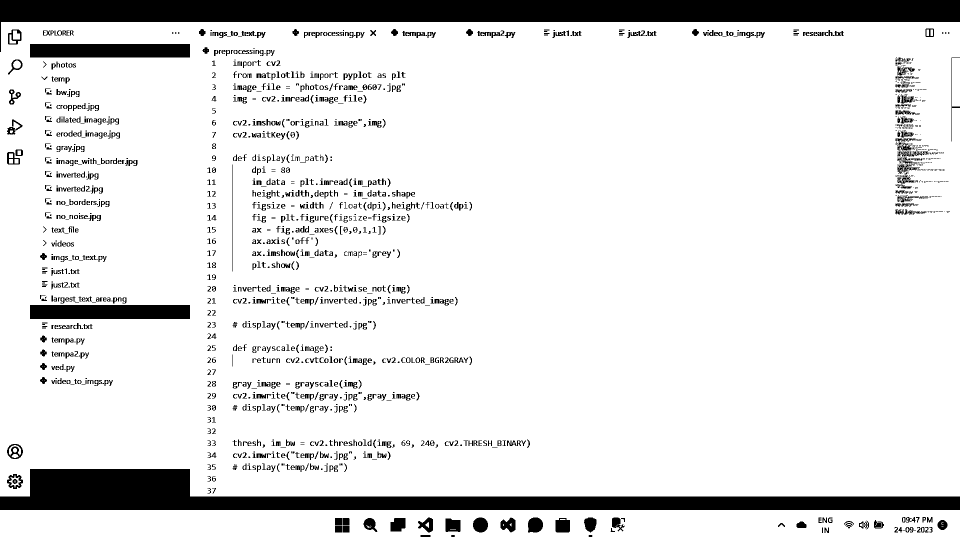
#> input picture temp/test1.png, 1920 x 1080 px (shown at 1/2 size)
$ python tempa2.py
#> lines starting #> are read from the running program, lines starting #| are printed output that depends on the picture; after the words box and inside, x2 and y2 are one past the last pixel; in counts of white or black regions, pixels touching at a corner belong together
# import pytesseract
import cv2
import math
image = cv2.imread("temp/test1.png")
#> image is the input picture: shape (1080, 1920, 3); values 15 (black) and 255 (white), 88.5% white; 1702 black regions (594 under 20 px), largest, box (x1, y1, x2, y2) and area: (0, 0, 1920, 104) 84600, (0, 938, 1920, 1020) 69440, (60, 610, 380, 638) 8960
height, width, _ = image.shape
#> height = 1080; width = 1920
base_image = image.copy()
gray = cv2.cvtColor(image, cv2.COLOR_BGR2GRAY)
cv2.imwrite("temp/index2.png",gray)
blur = cv2.GaussianBlur(gray, (7,7),0)
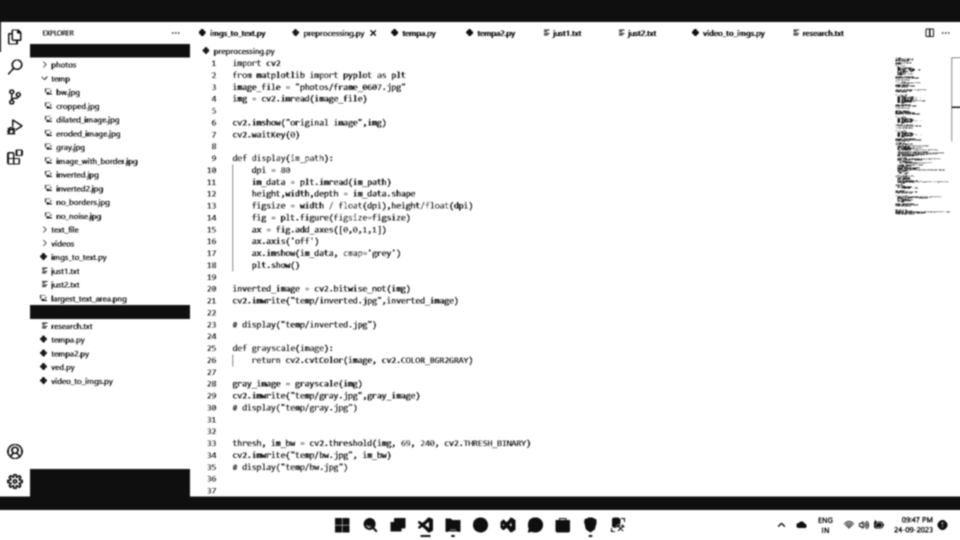
#> blur: shape (1080, 1920) (shown at 1/2 size); min 15, max 255, mean 227.5
cv2.imwrite("temp/index3.png",blur)
thresh = cv2.threshold(blur, 0, 255,cv2.THRESH_BINARY_INV + cv2.THRESH_OTSU)[1]
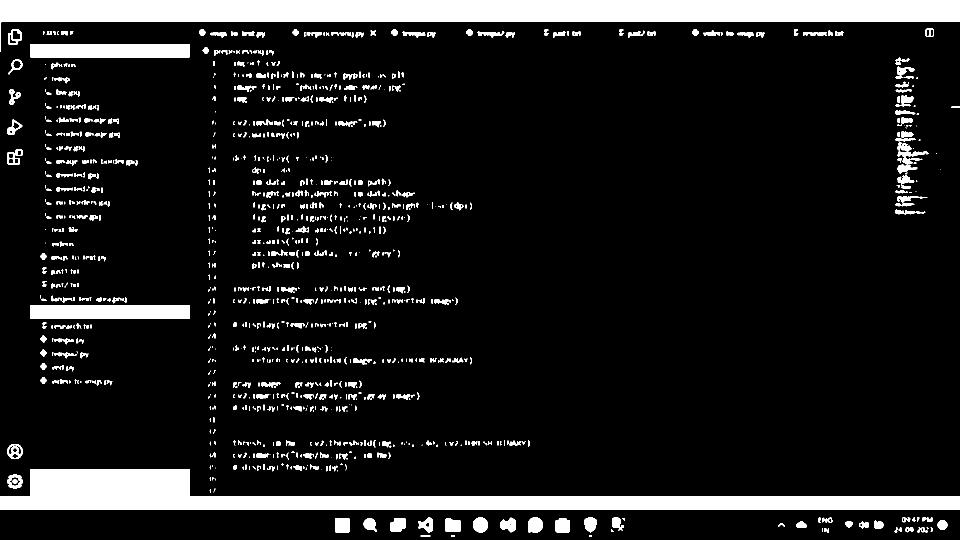
#> thresh: shape (1080, 1920) (shown at 1/2 size); 11% white; 1186 white regions (475 under 20 px), largest, box (x1, y1, x2, y2) and area: (0, 0, 1920, 104) 84600, (0, 938, 1920, 1020) 69440, (60, 610, 380, 638) 8956
cv2.imwrite("temp/index4.png",thresh)
kernal = cv2.getStructuringElement(cv2.MORPH_RECT,(20,18))
cv2.imwrite("temp/index5.png",kernal)
dilate = cv2.dilate(thresh, kernal, iterations=1)
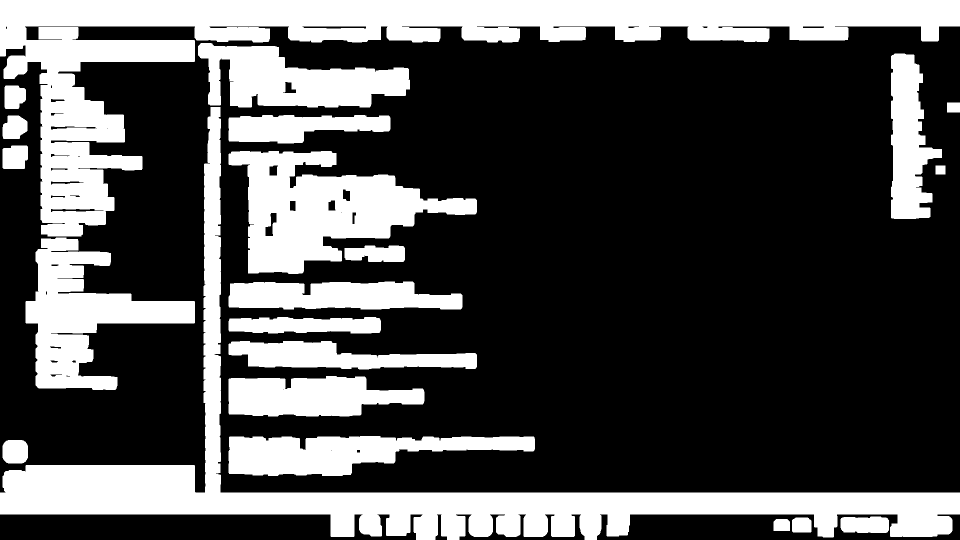
#> dilate: shape (1080, 1920) (shown at 1/2 size); 31% white; 22 white regions
cv2.imwrite("temp/index6.png",dilate)
cnts = cv2.findContours(dilate, cv2.RETR_EXTERNAL, cv2.CHAIN_APPROX_SIMPLE)
#> cnts = 22 contours; largest, box (x1, y1, x2, y2) and area: (0, 0, 1920, 473) 191657, (0, 214, 1920, 1080) 155389, (457, 302, 954, 548) 60278, (51, 475, 390, 780) 42930, (396, 86, 820, 215) 33036
cnts = cnts[0] if len(cnts) == 2 else cnts[1]
cnts = sorted(cnts, key=lambda x: cv2.boundingRect(x)[0])
i = 0
x_value=[]
x_values=[]
y_value=[]
y_extra=[]
w_value=[]
for c in cnts:
    x,y,w,h = cv2.boundingRect(c)
    x_value.append(x)
    x_values.append(x)
    y_value.append(y)
    y_extra.append(y)
    w_value.append(w)
#> this loop made 22 passes
#> (x, y, w, h) on passes 1 to 12: (0, 214, 1920, 866), (0, 0, 1920, 473), (5, 880, 51, 47), (5, 291, 51, 47), (5, 231, 50, 47), (9, 171, 43, 47), (51, 475, 339, 305), (396, 86, 424, 129), (457, 872, 613, 80), (457, 752, 392, 81), (457, 682, 497, 57), (457, 634, 305, 33)
#> (c, x, y, w, h) on passes 21 to 22: ([[1871, 331], [1871, 348], [1890, 348], [1890, 331]], 1871, 331, 20, 18), ([[1894, 205], [1894, 224], [1919, 224], [1919, 205]], 1894, 205, 26, 20)
#> after the loop, w_value = [1920, 1920, 51, 51, 50, 43, 339, 424, 613, 392, 497, 305, 468, 497, 324, 121, 33, 39, 97, 102, 20, 26]; x_value = [0, 0, 5, 5, 5, 9, 51, 396, 457, 457, 457, 457, 457, 457, 457, 689, 1547, 1584, 1681, 1782, 1871, 1894]; x_values has the same summary as x_value; y_extra = [214, 0, 880, 291, 231, 171, 475, 86, 872, 752, 682, 634, 563, 302, 230, 491, 1038, 1035, 1033, 107, 331, 205]; y_value has the same summary as y_extra

x_values.sort()
y_value.sort()
w_value.sort()
print(x_values)
#| [0, 0, 5, 5, 5, 9, 51, 396, 457, 457, 457, 457, 457, 457, 457, 689, 1547, 1584, 1681, 1782, 1871, 1894]
print(f"y: {y_value}")
#| y: [0, 86, 107, 171, 205, 214, 230, 231, 291, 302, 331, 475, 491, 563, 634, 682, 752, 872, 880, 1033, 1035, 1038]
print(f"w: {w_value}")
#| w: [20, 26, 33, 39, 43, 50, 51, 51, 97, 102, 121, 305, 324, 339, 392, 424, 468, 497, 497, 613, 1920, 1920]
best = []

for k in x_values:
    if k > (x_values[math.ceil((len(x_values)/2))]-100) and k < (x_values[math.ceil((len(x_values)/2))]+300):
        best.append(k)
#> this loop made 22 passes
#> k on passes 2, 3, 4, 6, 7, 8, 9, 10, 11, 12, 13, 14: 0, 5, 5, 9, 51, 396, 457, 457, 457, 457, 457, 457
#> after the loop, best = [396, 457, 457, 457, 457, 457, 457, 457, 689]

x_subtitute = min(best)
#> x_subtitute = 396
y_subtitute = y_value[1]
#> y_subtitute = 86
width_best = []

for j in range(len(x_values)):
    # print(f"{k} , {j}")
    if y_extra[j] < 200  and x_values[j] > (max(x_values)-350):
        width_best.append(x_values[j])
#> this loop made 22 passes
#> after the loop, width_best = [1782]

print(width_best)
#| [1782]
# [14 lines of commented-out code are left out]
w = min(width_best)
#> w = 1782
x = x_subtitute
#> x = 396
y = y_subtitute
#> y = 86
h = height-y-80
#> h = 914
roi = image[y:y+h, x:x+h]
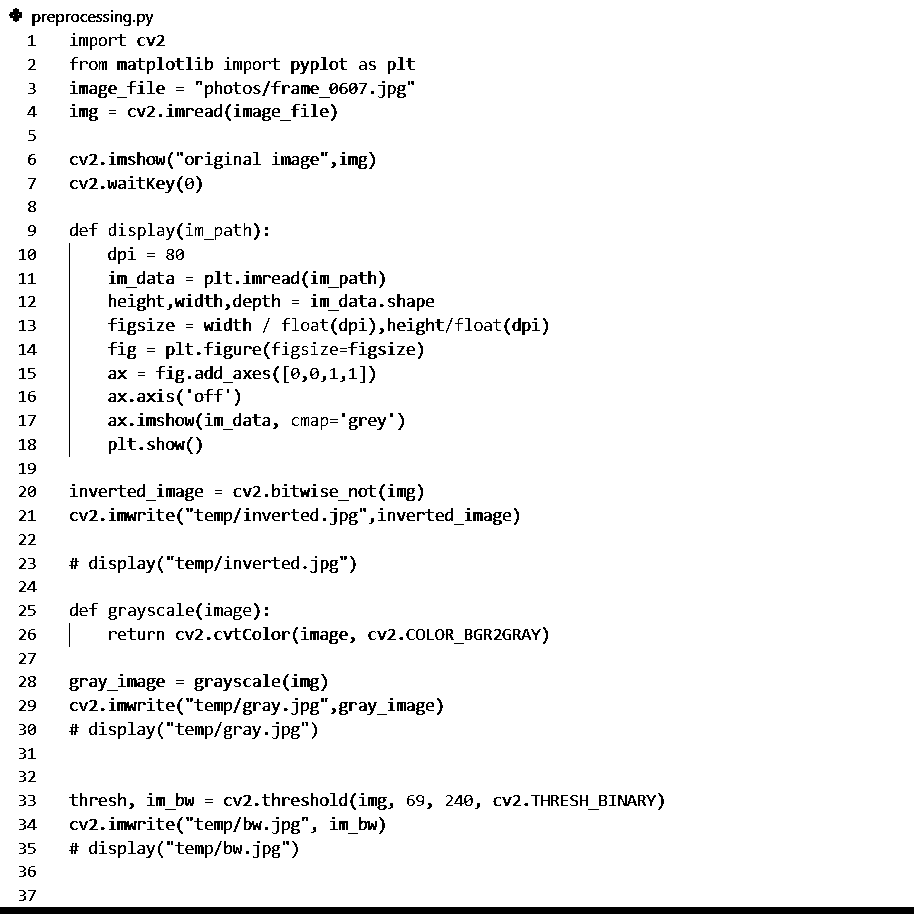
#> roi: shape (914, 914, 3); values 15 (black) and 255 (white), 95.2% white; 919 black regions (201 under 20 px), largest, box (x1, y1, x2, y2) and area: (0, 907, 914, 914) 6398, (69, 243, 70, 457) 214, (348, 156, 367, 169) 142
cv2.imwrite("temp/index7.png",roi)
cv2.rectangle(base_image,(x,y),(w,y+h),(0,255,0),2)
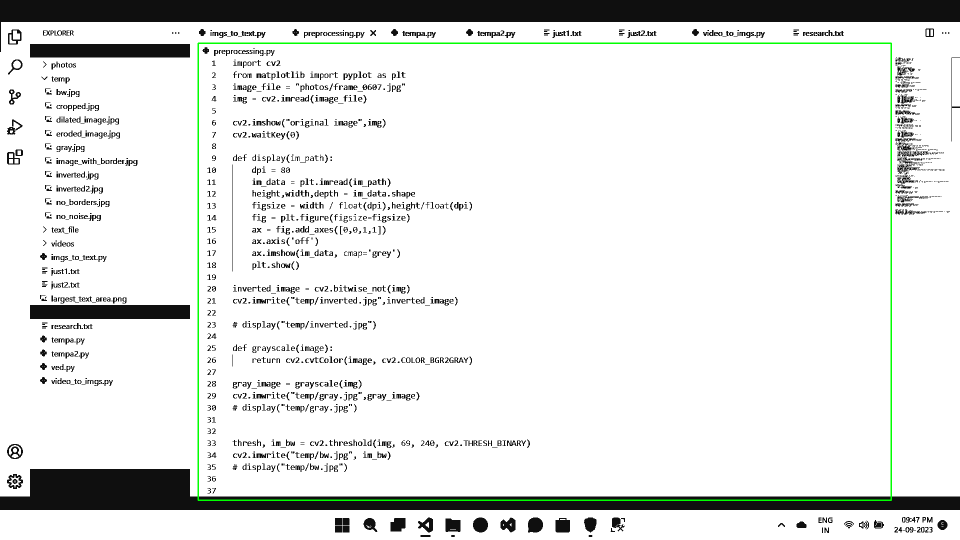
#> base_image: shape (1080, 1920, 3) (shown at 1/2 size); 0.67% of pixels changed, all inside (x1, y1, x2, y2) = (395, 85, 1784, 1002)
cv2.imwrite("temp/index8.png",base_image)

$ run again, with temp/inverted2.png copied over temp/test1.png
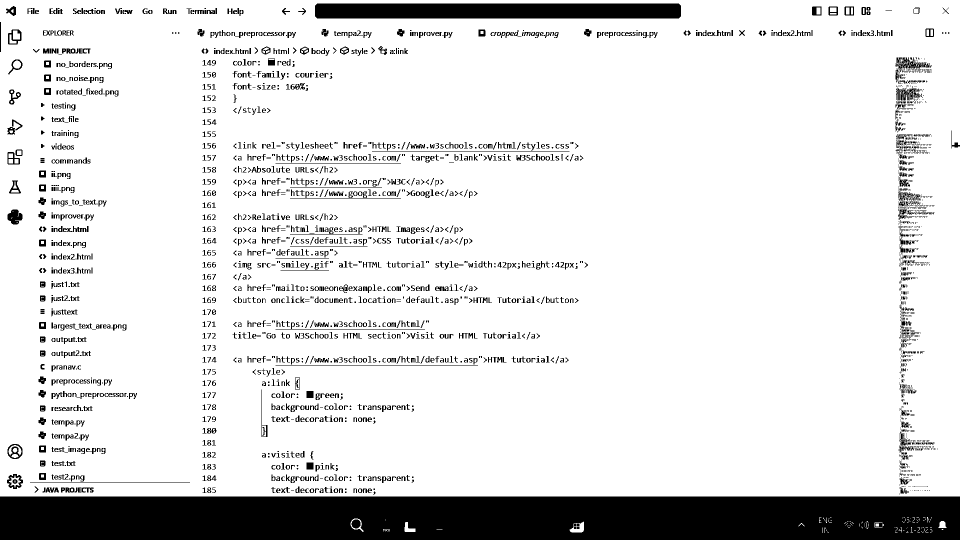
#> input picture temp/inverted2.png, 1920 x 1080 px (shown at 1/2 size)
#> image is the input picture: shape (1080, 1920, 3); values 15 (black) and 255 (white), 87.1% white; 2423 black regions (892 under 20 px), largest, box (x1, y1, x2, y2) and area: (0, 993, 1920, 1080) 165195, (630, 7, 1362, 37) 21920, (1791, 115, 1862, 141) 734
#> thresh: shape (1080, 1920); 12.1% white; 1753 white regions (848 under 20 px), largest, box (x1, y1, x2, y2) and area: (0, 993, 1920, 1080) 166246, (630, 7, 1362, 37) 21920, (1791, 115, 1862, 161) 1115
#> `dilate = cv2.dilate(thresh, kernal, iterations=1)`:
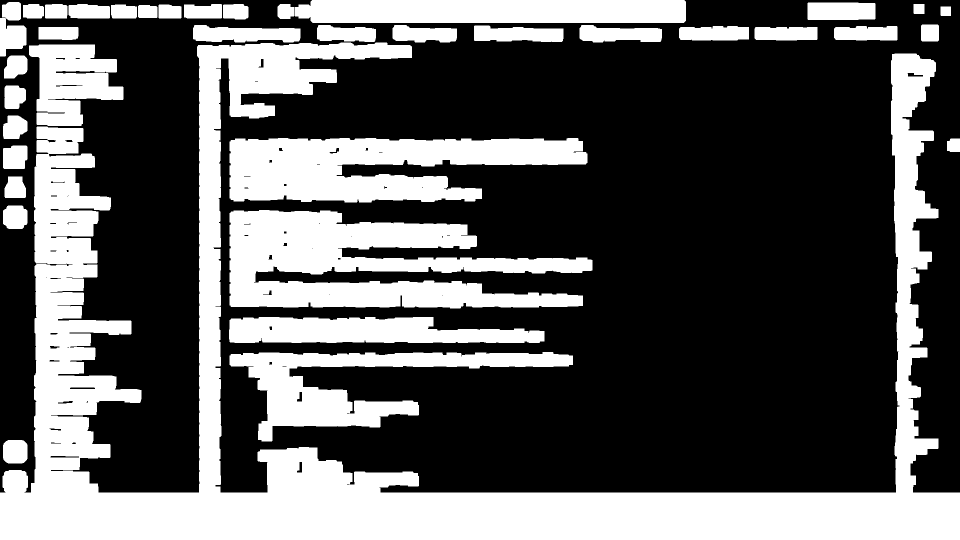
#> dilate: shape (1080, 1920) (shown at 1/2 size); 35.6% white; 38 white regions
#> cnts = 38 contours; largest, box (x1, y1, x2, y2) and area: (0, 85, 1920, 1080) 388860, (459, 420, 1185, 617) 83219, (459, 276, 1175, 405) 63098, (459, 704, 1146, 883) 39550, (589, 0, 1372, 46) 34504
#> the loop `for c in cnts:` made 38 passes
#> (x, y, w, h) on passes 1 to 8: (0, 85, 1920, 995), (0, 4, 53, 109), (6, 880, 49, 47), (6, 411, 49, 47), (6, 291, 49, 47), (6, 231, 49, 47), (8, 111, 47, 46), (9, 353, 43, 43)
#> after the loop `for c in cnts:`: w_value = 38 values, max 1920 at index 0, min 21 at index 36, mean 211.1; x_value = 38 values from 0 to 1894; y_extra = 38 values, max 880 at index 2, min 0 at index 25, mean 146.1; y_value has the same summary as y_extra
#| [0, 0, 6, 6, 6, 6, 8, 9, 9, 46, 58, 77, 90, 137, 222, 276, 317, 368, 386, 446, 458, 459, 459, 459, 555, 589, 634, 785, 948, 1159, 1358, 1509, 1615, 1668, 1827, 1842, 1881, 1894]
#| y: [0, 4, 5, 8, 8, 8, 8, 8, 8, 8, 9, 9, 10, 13, 49, 50, 50, 50, 50, 51, 52, 52, 54, 54, 85, 89, 111, 171, 231, 276, 277, 291, 353, 411, 420, 634, 704, 880]
#| w: [21, 22, 26, 33, 36, 39, 42, 43, 43, 45, 46, 47, 49, 49, 49, 49, 51, 52, 53, 76, 80, 83, 118, 126, 127, 129, 136, 140, 165, 179, 189, 215, 631, 687, 716, 726, 783, 1920]
#> the loop `for k in x_values:` made 38 passes
#> k on passes 2, 3, 4, 5, 7, 8, 10, 11: 0, 6, 6, 6, 8, 9, 46, 58
#> after the loop `for k in x_values:`: best = [368, 386, 446, 458, 459, 459, 459, 555, 589, 634]
#> x_subtitute = 368
#> y_subtitute = 4
#> the loop `for j in range(len(x_values)): # print(f"{k} , {j}")` made 38 passes
#> after the loop `for j in range(len(x_values)):`: width_best = [1615, 1668, 1827, 1842, 1881]
#| [1615, 1668, 1827, 1842, 1881]
#> `w = min(width_best)`: w = 1615
#> `x = x_subtitute`: x = 368
#> `y = y_subtitute`: y = 4
#> `h = height-y-80`: h = 996
#> roi: shape (996, 996, 3); values 15 (black) and 255 (white), 92.3% white; 1291 black regions (249 under 20 px), largest, box (x1, y1, x2, y2) and area: (262, 3, 994, 33) 21920, (0, 989, 996, 996) 6972, (183, 726, 588, 727) 405
#> `cv2.rectangle(base_image,(x,y),(w,y+h),(0,255,0),2)`:
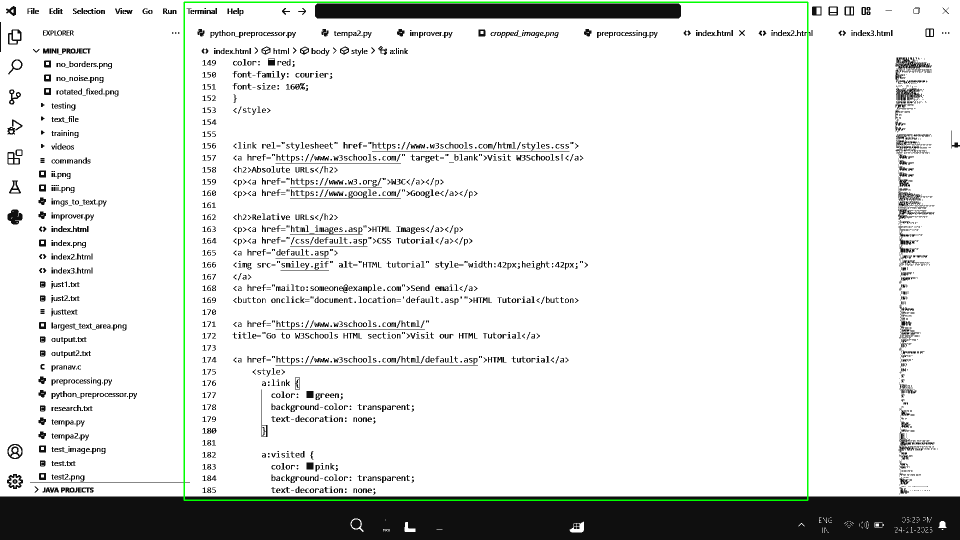
#> base_image: shape (1080, 1920, 3) (shown at 1/2 size); 0.65% of pixels changed, all inside (x1, y1, x2, y2) = (367, 3, 1617, 1002)
